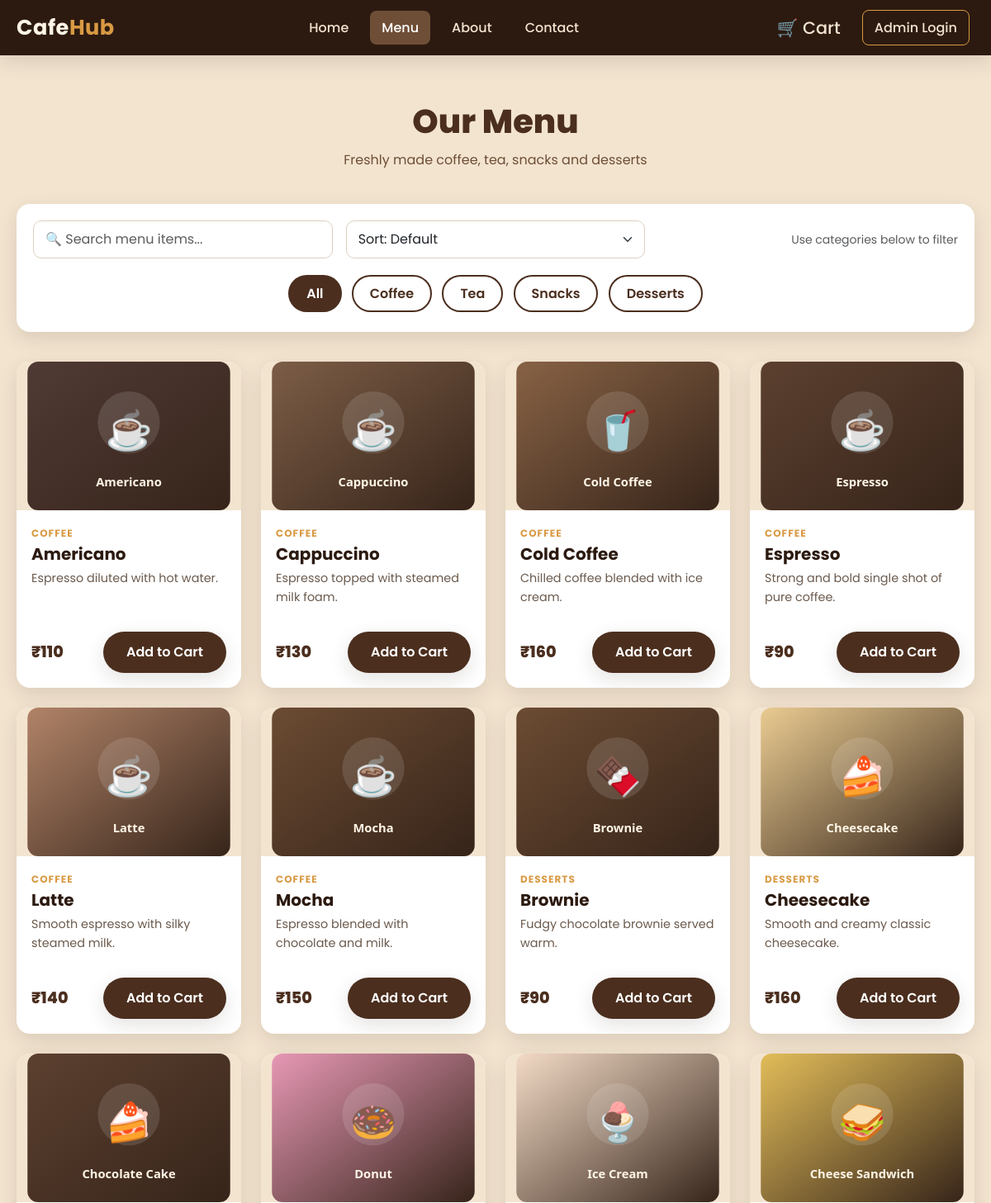
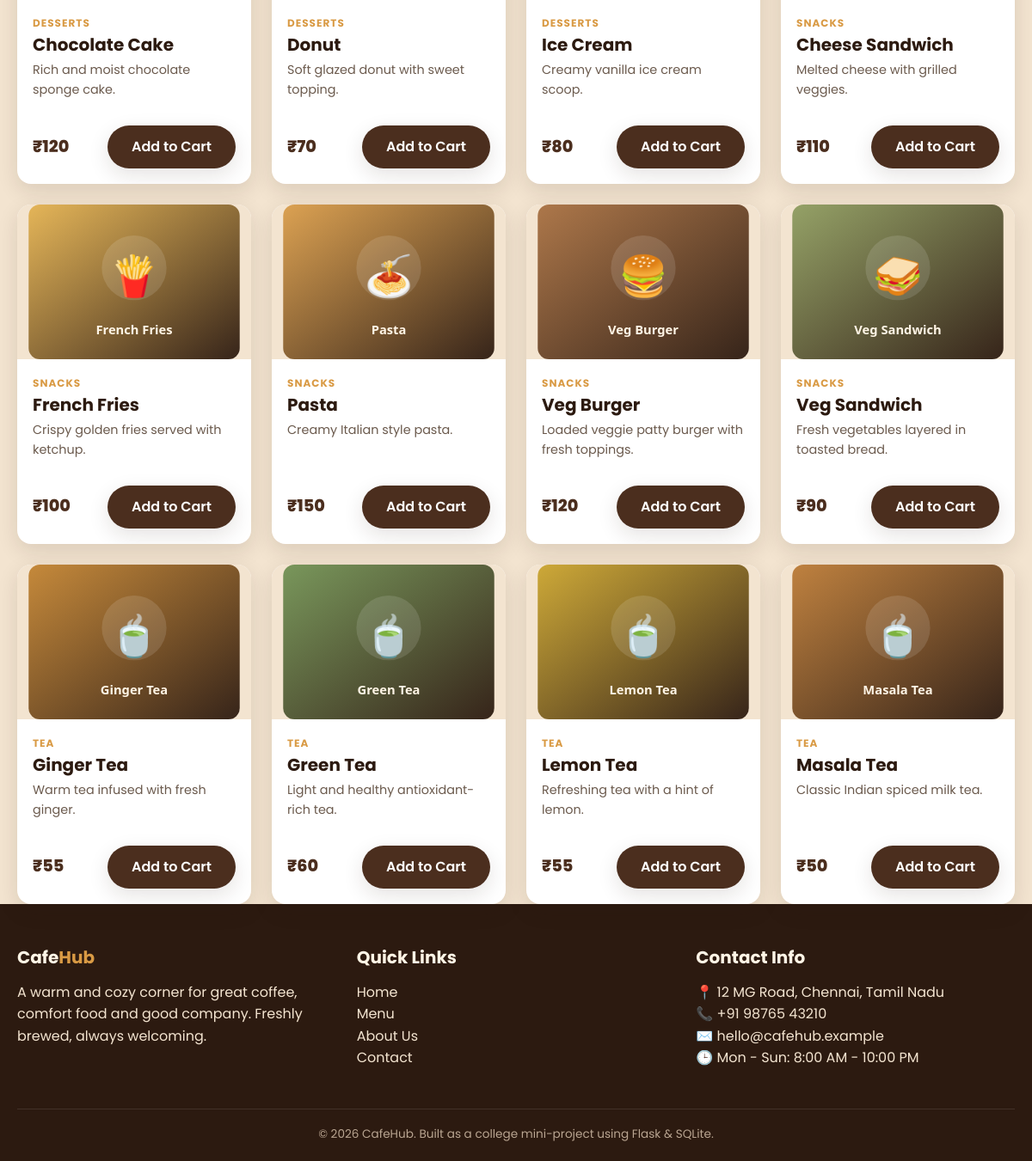
The page /menu on the database its author committed (2 pictures, top to bottom).
### tables this page shows
CREATE TABLE menu_items (
            id INTEGER PRIMARY KEY AUTOINCREMENT,
            name TEXT NOT NULL,
            description TEXT,
            category TEXT NOT NULL,
            price REAL NOT NULL,
            image TEXT,
            available INTEGER NOT NULL DEFAULT 1
        );

### app.py (the view)
@app.route("/menu")
def menu():
    db = get_db()
    category = request.args.get("category", "All")
    if category and category != "All":
        items = db.execute(
            "SELECT * FROM menu_items WHERE category = ? ORDER BY name", (category,)
        ).fetchall()
    else:
        items = db.execute("SELECT * FROM menu_items ORDER BY category, name").fetchall()
    return render_template("menu.html", items=items, categories=MENU_CATEGORIES, selected_category=category)

### app.py (called while the page is built)
def get_db():
    if "db" not in g:
        g.db = sqlite3.connect(DATABASE)
        g.db.row_factory = sqlite3.Row  # lets us access columns by name
        g.db.execute("PRAGMA foreign_keys = ON")
    return g.db

@app.context_processor
def inject_cart_count():
    cart = session.get("cart", {})
    count = 0
    for qty in cart.values():
        try:
            count += int(qty)
        except (ValueError, TypeError):
            pass
    return {"cart_count": count}

### templates/menu.html (shortened to what this page needs)
{% extends "base.html" %}
{% block content %}
<section class="pb-0" style="padding-top:40px;">
  <div class="container container-narrow">
    <h1 class="section-title">Our Menu</h1>
    <p class="section-subtitle">Freshly made coffee, tea, snacks and desserts</p>
    <div class="filter-bar">
      <div class="row g-3 align-items-center">
        <div class="col-md-4">
          <input type="text" id="menuSearch" class="form-control" placeholder="🔍 Search menu items...">
        </div>
        <div class="col-md-4">
          <select id="sortSelect" class="form-select">
            <option value="default">Sort: Default</option>
          </select>
        </div>
        <div class="col-md-4 text-md-end text-center">
          <span class="text-muted small">Use categories below to filter</span>
        </div>
      </div>
      <div class="text-center mt-3">
        <button class="category-pill active" data-category="All">All</button>
        {% for cat in categories %}
        <button class="category-pill" data-category="{{ cat }}">{{ cat }}</button>
        {% endfor %}
      </div>
    </div>
    <div class="row g-4" id="menuGrid">
      {% for item in items %}
      <div class="col-6 col-md-4 col-lg-3 menu-card-col"
           data-name="{{ item['name'] }}"
           data-category="{{ item['category'] }}"
           data-price="{{ item['price'] }}"
           data-index="{{ loop.index }}">
        <div class="food-card">
          <div class="food-img-wrap">
            <img src="{{ url_for('static', filename='images/' ~ item['image']) }}" alt="{{ item['name'] }}">
          </div>
          <div class="food-body">
            <div class="food-category">{{ item['category'] }}</div>
            <h5>{{ item['name'] }}</h5>
            <p class="desc">{{ item['description'] }}</p>
            <div class="food-footer">
              <span class="food-price">₹{{ '%.0f' % item['price'] }}</span>
              {% if item['available'] %}
                <form method="POST" action="{{ url_for('add_to_cart') }}">
                  <button type="submit" class="btn-cafe btn-sm">Add to Cart</button>
                </form>
              {% else %}
                <span class="badge-unavailable">Unavailable</span>
              {% endif %}
            </div>
          </div>
        </div>
      </div>
      {% endfor %}
    </div>
  </div>
</section>
{% endblock %}

### static/css/style.css (style rules this page uses)
:root { --coffee-dark: #2c1a10; --coffee-brown: #4b2e1e; --coffee-medium: #6f4e37; --coffee-light: #a9785c; --cream: #fff5e6; --beige: #f3e4d0; --white: #ffffff; --accent: #d99a44; --success: #4b7a3d; --danger: #b23a2f; --shadow: 0 8px 24px rgba(44, 26, 16, 0.12); --radius: 16px; --transition: all 0.25s ease; }
* { box-sizing: border-box; }
body { font-family: 'Segoe UI', Tahoma, Geneva, Verdana, sans-serif; background-color: var(--beige); color: var(--coffee-dark); margin: 0; padding: 0; line-height: 1.6; }
img { max-width: 100%; display: block; }
.container-narrow { max-width: 1200px; margin: 0 auto; padding: 0 20px; }
.btn-cafe { background-color: var(--coffee-brown); color: var(--white); border: none; padding: 12px 28px; border-radius: 30px; font-weight: 600; transition: var(--transition); box-shadow: var(--shadow); }
.section-title { text-align: center; font-weight: 800; color: var(--coffee-brown); margin-bottom: 10px; }
.section-subtitle { text-align: center; color: var(--coffee-medium); margin-bottom: 40px; }
section { padding: 70px 0; }
.food-card { background-color: var(--white); border-radius: var(--radius); overflow: hidden; box-shadow: var(--shadow); transition: var(--transition); height: 100%; display: flex; flex-direction: column; }
.food-card .food-img-wrap { height: 180px; background-color: var(--beige); }
.food-card .food-img-wrap img, .food-card .food-img-wrap svg { width: 100%; height: 100%; }
.food-card .food-body { padding: 18px; display: flex; flex-direction: column; flex-grow: 1; }
.food-card .food-category { font-size: 0.75rem; text-transform: uppercase; letter-spacing: 1px; color: var(--accent); font-weight: 700; margin-bottom: 4px; }
.food-card h5 { font-weight: 700; color: var(--coffee-dark); margin-bottom: 6px; }
.food-card p.desc { color: #6b5a4d; font-size: 0.9rem; flex-grow: 1; }
.food-card .food-footer { display: flex; justify-content: space-between; align-items: center; margin-top: 14px; }
.food-price { font-weight: 800; font-size: 1.2rem; color: var(--coffee-brown); }
.category-pill { border: 2px solid var(--coffee-brown); color: var(--coffee-brown); background: transparent; border-radius: 30px; padding: 8px 20px; font-weight: 600; margin: 4px; transition: var(--transition); cursor: pointer; }
.category-pill.active, .category-pill:hover { background-color: var(--coffee-brown); color: var(--white); }
.filter-bar { background-color: var(--white); border-radius: var(--radius); padding: 20px; box-shadow: var(--shadow); margin-bottom: 36px; }
.form-control, .form-select { border-radius: 10px; border: 1px solid #ddd0be; padding: 10px 14px; }

### templates/base.html (style rules this page uses)
body { font-family: 'Poppins', sans-serif; }

### rows shown on the page
menu_items: image (picture), category "COFFEE", name "Americano", description "Espresso diluted with hot water.", price "110"
menu_items: image (picture), category "COFFEE", name "Cappuccino", description "Espresso topped with steamed milk foam.", price "130"
menu_items: image (picture), category "COFFEE", name "Cold Coffee", description "Chilled coffee blended with ice cream.", price "160"
menu_items: image (picture), category "COFFEE", name "Espresso", description "Strong and bold single shot of pure coffee.", price "90"
menu_items: image (picture), category "COFFEE", name "Latte", description "Smooth espresso with silky steamed milk.", price "140"
menu_items: image (picture), category "COFFEE", name "Mocha", description "Espresso blended with chocolate and milk.", price "150"
menu_items: image (picture), category "DESSERTS", name "Brownie", description "Fudgy chocolate brownie served warm.", price "90"
menu_items: image (picture), category "DESSERTS", name "Cheesecake", description "Smooth and creamy classic cheesecake.", price "160"
menu_items: image (picture), category "DESSERTS", name "Chocolate Cake", description "Rich and moist chocolate sponge cake.", price "120"
menu_items: image (picture), category "DESSERTS", name "Donut", description "Soft glazed donut with sweet topping.", price "70"
menu_items: image (picture), category "DESSERTS", name "Ice Cream", description "Creamy vanilla ice cream scoop.", price "80"
menu_items: image (picture), category "SNACKS", name "Cheese Sandwich", description "Melted cheese with grilled veggies.", price "110"
menu_items: image (picture), category "SNACKS", name "French Fries", description "Crispy golden fries served with ketchup.", price "100"
menu_items: image (picture), category "SNACKS", name "Pasta", description "Creamy Italian style pasta.", price "150"
menu_items: image (picture), category "SNACKS", name "Veg Burger", description "Loaded veggie patty burger with fresh toppings.", price "120"
menu_items: image (picture), category "SNACKS", name "Veg Sandwich", description "Fresh vegetables layered in toasted bread.", price "90"
menu_items: image (picture), category "TEA", name "Ginger Tea", description "Warm tea infused with fresh ginger.", price "55"
menu_items: image (picture), category "TEA", name "Green Tea", description "Light and healthy antioxidant-rich tea.", price "60"
menu_items: image (picture), category "TEA", name "Lemon Tea", description "Refreshing tea with a hint of lemon.", price "55"
menu_items: image (picture), category "TEA", name "Masala Tea", description "Classic Indian spiced milk tea.", price "50"

### other values the page prints
{{ cat }} "Coffee" "Tea" "Snacks" "Desserts"
